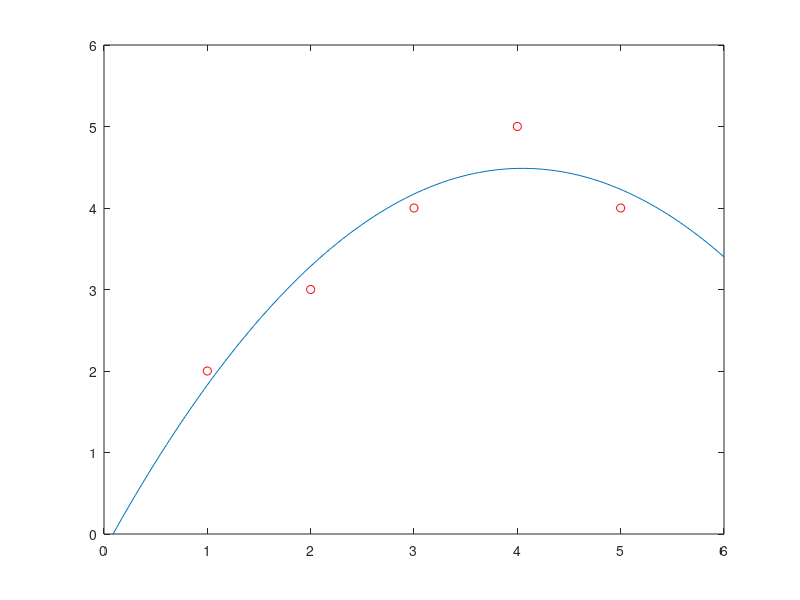

Recreate this plot in MATLAB.
X=[1 2 3 4 5]'
Y=[2 3 4 5 4]'

plot(X,Y,'or')
axis([0 6 0 6])
hold on

VV=vander(X)
V=VV(:,3:5)

a=V'*V\V'*Y;

XL=linspace(0,6,100);
plot(XL,polyval(a,XL));
